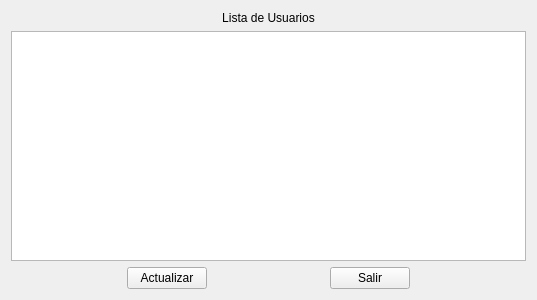
<?xml version="1.0" encoding="UTF-8"?>
<ui version="4.0">
 <class>ver_usuarios</class>
 <widget class="QWidget" name="ver_usuarios">
  <property name="geometry">
   <rect>
    <x>0</x>
    <y>0</y>
    <width>537</width>
    <height>300</height>
   </rect>
  </property>
  <property name="windowTitle">
   <string>Form</string>
  </property>
  <layout class="QHBoxLayout" name="horizontalLayout_2">
   <item>
    <layout class="QVBoxLayout" name="verticalLayout">
     <item>
      <widget class="QLabel" name="label">
       <property name="text">
        <string>Lista de Usuarios</string>
       </property>
       <property name="alignment">
        <set>Qt::AlignCenter</set>
       </property>
      </widget>
     </item>
     <item>
      <widget class="QListWidget" name="listWidget"/>
     </item>
     <item>
      <layout class="QHBoxLayout" name="horizontalLayout">
       <item>
        <spacer name="horizontalSpacer">
         <property name="orientation">
          <enum>Qt::Horizontal</enum>
         </property>
         <property name="sizeHint" stdset="0">
          <size>
           <width>40</width>
           <height>20</height>
          </size>
         </property>
        </spacer>
       </item>
       <item>
        <widget class="QPushButton" name="pushButton">
         <property name="text">
          <string>Actualizar</string>
         </property>
        </widget>
       </item>
       <item>
        <spacer name="horizontalSpacer_2">
         <property name="orientation">
          <enum>Qt::Horizontal</enum>
         </property>
         <property name="sizeHint" stdset="0">
          <size>
           <width>40</width>
           <height>20</height>
          </size>
         </property>
        </spacer>
       </item>
       <item>
        <widget class="QPushButton" name="pushButton_2">
         <property name="text">
          <string>Salir</string>
         </property>
        </widget>
       </item>
       <item>
        <spacer name="horizontalSpacer_3">
         <property name="orientation">
          <enum>Qt::Horizontal</enum>
         </property>
         <property name="sizeHint" stdset="0">
          <size>
           <width>40</width>
           <height>20</height>
          </size>
         </property>
        </spacer>
       </item>
      </layout>
     </item>
    </layout>
   </item>
  </layout>
 </widget>
 <resources/>
 <connections>
  <connection>
   <sender>pushButton_2</sender>
   <signal>clicked()</signal>
   <receiver>ver_usuarios</receiver>
   <slot>close()</slot>
   <hints>
    <hint type="sourcelabel">
     <x>340</x>
     <y>256</y>
    </hint>
    <hint type="destinationlabel">
     <x>404</x>
     <y>264</y>
    </hint>
   </hints>
  </connection>
 </connections>
</ui>
